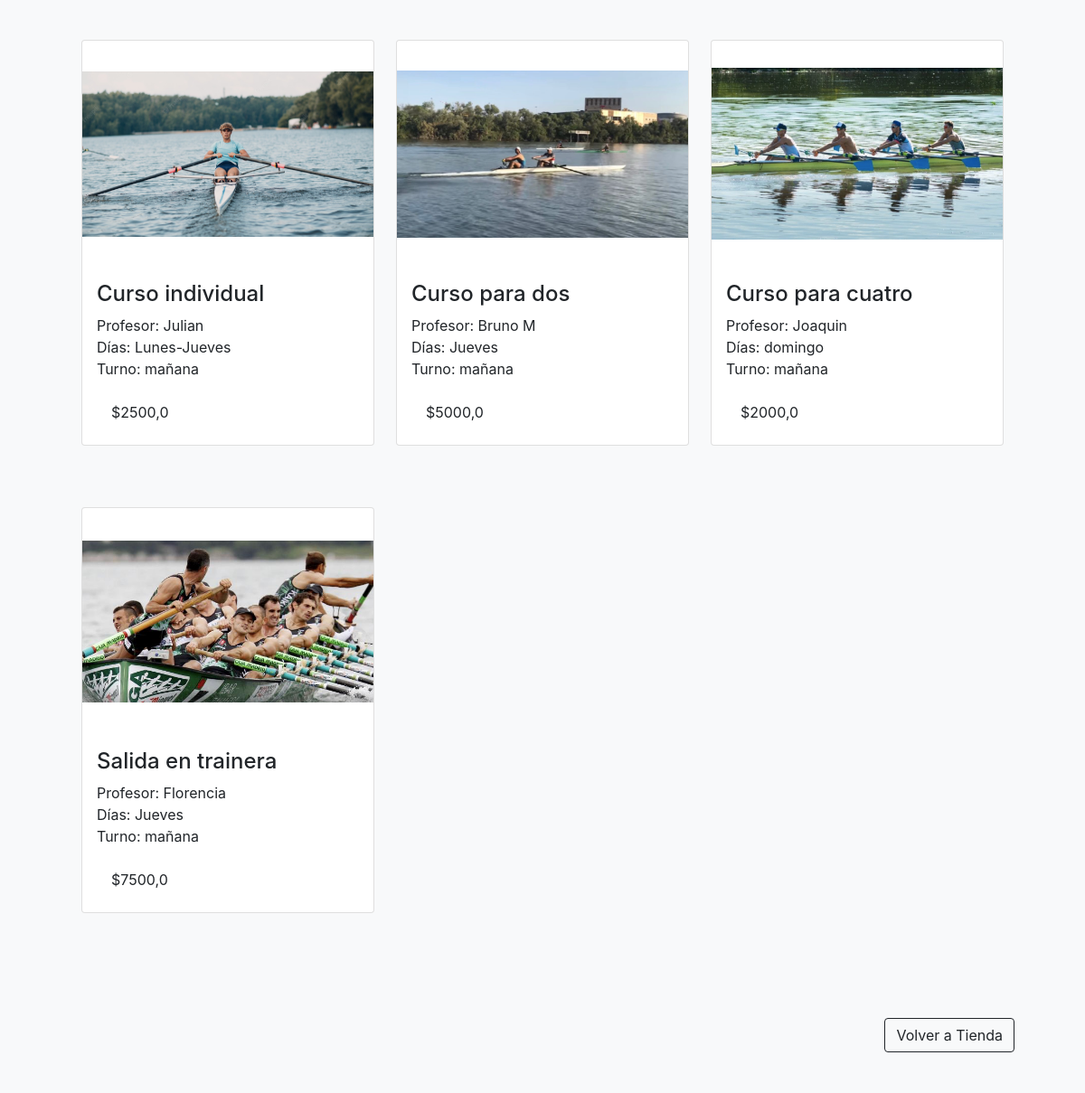
The app's page /cursos/ (middle part), older data.
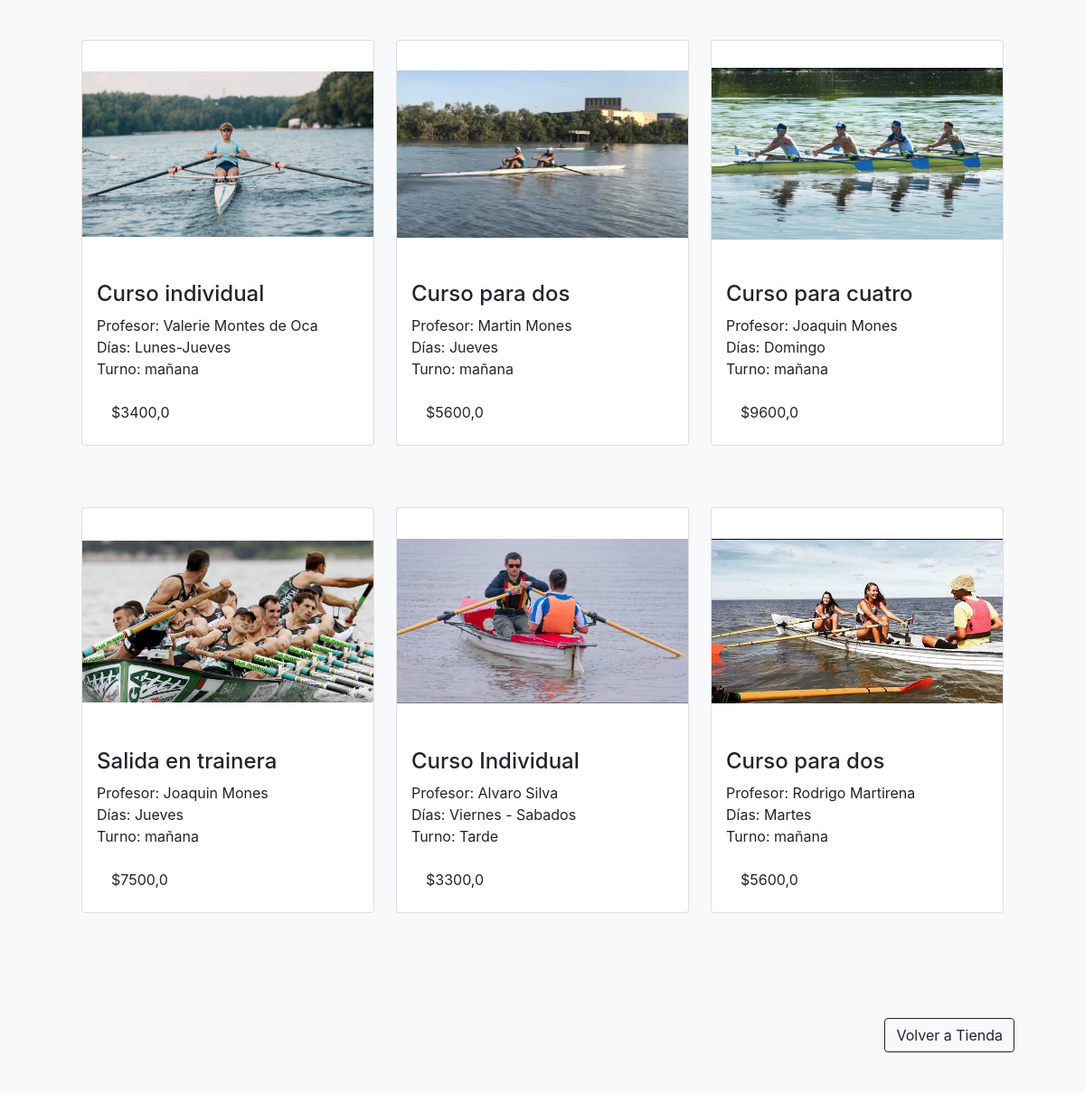
The same page, newer data.
### perfilesapp/models.py (models this page shows)
class TiendaActividad(models.Model):
    ACTIVIDAD=(
        ("Curso Individual", "Curso individual"),
        ("Curso para dos", "Curso para dos"),
        ("Curso para cuatro", "Curso para cuatro"),
        ("Salida en trainera", "Salida en trainera"),
    )
    actividad= models.CharField("Actividad", choices=ACTIVIDAD, max_length=30)
    profesor= models.CharField("NombreProfesor", max_length=30)
    dias= models.CharField("Dias", max_length=30)
    TURNOS=(
        ("mañana", "mañana"),
        ("tarde", "tarde"),
    )
    turno= models.CharField("Turno", choices=TURNOS, max_length=30)
    precio= models.FloatField("Precio $")
    imagen = models.ImageField("Imagen", upload_to="objetos/", null=True, blank = True) # despues de que todo tenga imagen puedo comentar , null=True, blank=True
    class Meta:
        verbose_name_plural = "Tienda de Actividades"

### perfilesapp/views.py (the view)
# urls.py: path('cursos/', cursos, name="cursos"),
def cursos(request):
    try:
        avatar= Avatar.objects.get(usuario=request.user)
        url= avatar.imagen.url
    except:
        url= "/media/avatar/generic.png"
    if request.method == "POST":
        search = request.POST["search"]
        if search != "":
            cursos = TiendaActividad.objects.filter( Q(actividad__icontains=search) | Q(profesor__icontains=search))#
            return render(request,"perfilesapp/cursos.html", {"cursos": cursos, "search":True, "busqueda":search, "url":url})
    cursos = TiendaActividad.objects.all()
    return render(request, "perfilesapp/cursos.html", {"cursos": cursos, "url":url})

### perfilesapp/templates/perfilesapp/cursos.html (shortened to what this page needs)
{% extends 'perfilesapp/base.html' %}
{% load static %}
{% block servicios %}
<div>
    <section class="bg-light py-5">
        <div class="container px-5">
            <br>
            <br>
            <br>
            <br>
                <div class="container">
                    <div class="row g-10">
                        {% for curso in cursos %}
                            <div class="col-4">
                                <div class="card">
                                    {% if curso.imagen %}
                                        <div class="padre"><img class="card-img-top" src="{{curso.imagen.url}}" class="card-img-top" ></div>
                                    {% endif %}
                                    <div class="card-body">
                                    <h4 class="card-title">{{curso.actividad}}</h4>
                                    <p class="card-text"> Profesor: {{curso.profesor}}
                                                        <br>
                                                        Días: {{curso.dias}}
                                                        <br>
                                                        Turno: {{curso.turno}}
                                    </p>
                                    <ul class="list-group list-group-flush">
                                    <li class="list-group-item"> ${{curso.precio}}</li>
                                    </ul>
                                    </div>
                                </div>
                            <br>
                            <br>
                        </div>
                        {% endfor %}
                    </div>
                </div>
            <br>
            <br>
            <div style="text-align:right">
                <a href="{% url 'tienda' %}"><button class="btn btn-outline-dark">Volver a Tienda</button></a>
            </div>
        </div>
    </section>
</div>
{% endblock %}

### perfilesapp/templates/perfilesapp/base.html (shortened to what this page needs)
{% load static %}
<!DOCTYPE html>
<html lang="es">
    <head>
        <link href="https://cdn.jsdelivr.net/npm/bootstrap-icons@1.5.0/font/bootstrap-icons.css" rel="stylesheet" />
        <link href="https://cdnjs.cloudflare.com/ajax/libs/SimpleLightbox/2.1.0/simpleLightbox.min.css" rel="stylesheet" />
        <link href="{% static 'css/styles.css' %}" rel="stylesheet" />
    </head>
    <body id="page-top">
        {% block servicios %}
        {% endblock %}
    </body>
</html>

Row changes from the older to the newer data that the page shows:
changed TiendaActividad "Curso individual": profesor "Julian" → "Valerie Montes de Oca"; precio "2500,0" → "3400,0"
changed TiendaActividad: profesor "Bruno M" → "Martin Mones"; precio "5000,0" → "5600,0"
changed TiendaActividad "Curso para cuatro": profesor "Joaquin" → "Joaquin Mones"; dias "domingo" → "Domingo"; precio "2000,0" → "9600,0"
changed TiendaActividad "Salida en trainera": profesor "Florencia" → "Joaquin Mones"
added TiendaActividad: imagen (picture), actividad "Curso Individual", profesor "Alvaro Silva", dias "Viernes - Sabados", turno "Tarde", precio "3300,0"
added TiendaActividad: imagen (picture), actividad "Curso para dos", profesor "Rodrigo Martirena", dias "Martes", turno "mañana", precio "5600,0"
